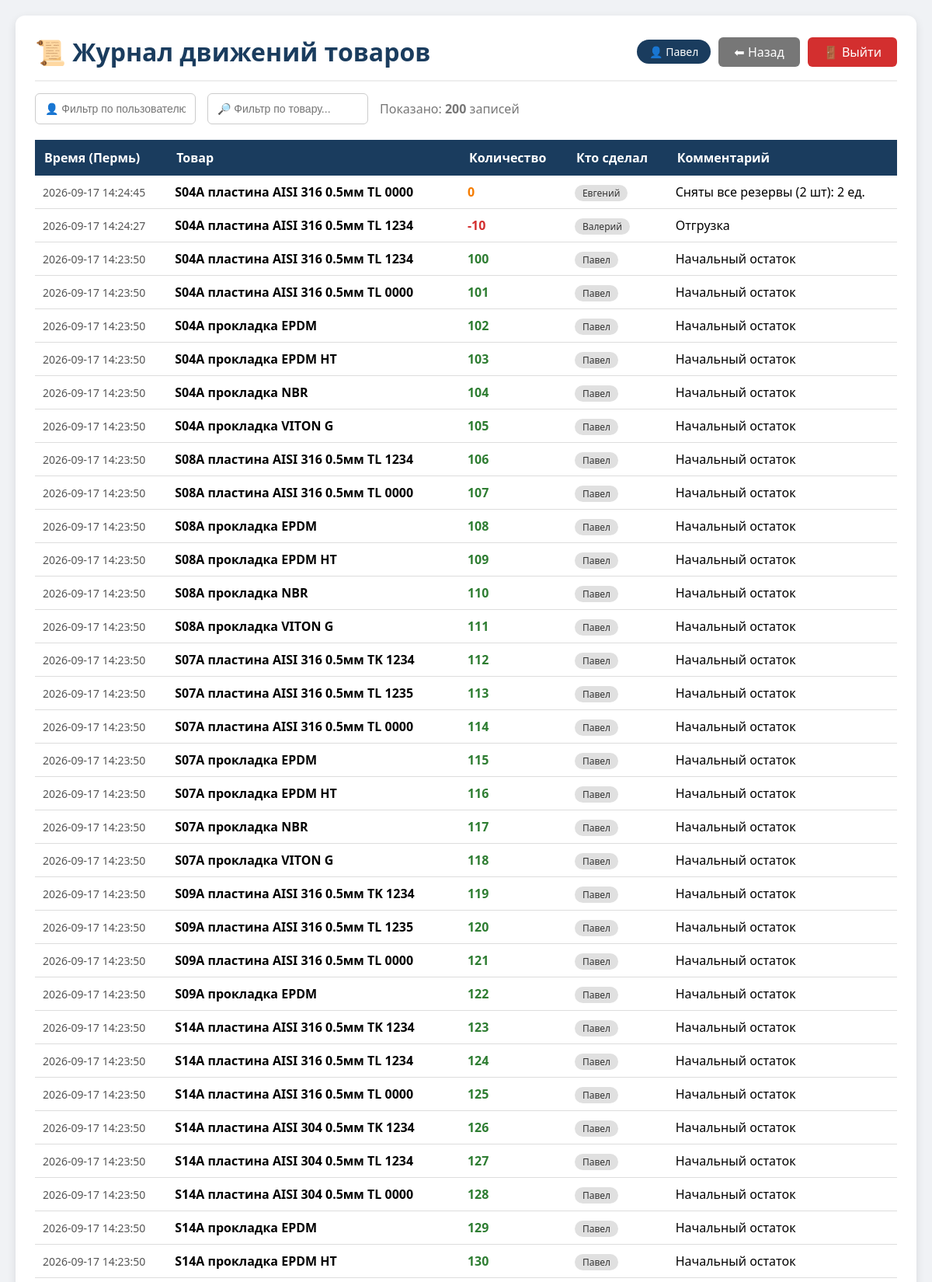
Screenshot of /history (signed in, upper part) with the database file from the repository.
### tables this page shows
CREATE TABLE stock_moves (
    id INTEGER PRIMARY KEY AUTOINCREMENT,
    product_id INTEGER,
    quantity INTEGER,
    user TEXT DEFAULT 'Неизвестный',
    comment TEXT,
    created_at DATETIME DEFAULT CURRENT_TIMESTAMP
);

CREATE TABLE products (
    id INTEGER PRIMARY KEY AUTOINCREMENT,
    name TEXT NOT NULL,
    unit TEXT DEFAULT 'шт'
);

### app.py (the view)
@app.route('/history')
@login_required
def history():
    if session.get('role') != 'admin':
        return render_template('access_denied.html'), 403
    conn = get_db()
    logs = conn.execute('''
        SELECT
            sm.id,
            p.name as product_name,
            sm.quantity,
            sm.user,
            sm.comment,
            datetime(sm.created_at, '+5 hours') as created_at
        FROM stock_moves sm
        JOIN products p ON sm.product_id = p.id
        ORDER BY sm.created_at DESC
        LIMIT 200
    ''').fetchall()
    conn.close()
    return render_template('history.html', logs=logs, username=session.get('username'))

### app.py (called while the page is built)
def get_db():
    conn = sqlite3.connect('warehouse.db')
    conn.row_factory = sqlite3.Row
    return conn

def login_required(f):
    @wraps(f)
    def decorated_function(*args, **kwargs):
        if 'user_id' not in session:
            return redirect(url_for('login_page'))
        return f(*args, **kwargs)
    return decorated_function

### templates/history.html (shortened to what this page needs)
<!DOCTYPE html>
<html>
<head>
</head>
<body>
<div class="container">
    <div class="header">
        <h1>📜 Журнал движений товаров</h1>
        <div style="display:flex; gap:10px; align-items:center;">
            <span style="background:#1a3c5e; color:white; padding:6px 16px; border-radius:20px; font-size:14px;">👤 {{ username }}</span>
            <a href="/" class="btn-back">⬅ Назад</a>
            <a href="/logout" class="btn-back" style="background:#d32f2f;">🚪 Выйти</a>
        </div>
    </div>
    <div class="filter-row">
        <input type="text" id="filterUser" placeholder="👤 Фильтр по пользователю...">
        <input type="text" id="filterProduct" placeholder="🔎 Фильтр по товару...">
        <span style="line-height: 40px; color: #777;">Показано: <strong id="rowCount">0</strong> записей</span>
    </div>
    <table>
        <thead>
            <tr>
                <th>Время (Пермь)</th>
                <th>Товар</th>
                <th>Количество</th>
                <th>Кто сделал</th>
                <th>Комментарий</th>
            </tr>
        </thead>
        <tbody id="logTable">
            {% for log in logs %}
            <tr class="log-row">
                <td class="date">{{ log.created_at }}</td>
                <td><strong>{{ log.product_name }}</strong></td>
                <td class="{% if log.quantity < 0 %}out{% elif log.quantity > 0 %}in{% else %}zero{% endif %}">
                    {{ log.quantity }}
                </td>
                <td><span class="badge">{{ log.user }}</span></td>
                <td>{{ log.comment or '-' }}</td>
            </tr>
            {% else %}
            <tr><td colspan="5" style="text-align:center; padding:30px;">📭 Пока нет ни одной записи</td></tr>
            {% endfor %}
        </tbody>
    </table>
</div>
</body>
</html>

### templates/history.html (style rules this page uses)
body { font-family: 'Segoe UI', Tahoma, Geneva, Verdana, sans-serif; background: #f0f2f5; padding: 20px; margin: 0; }
.container { max-width: 1200px; margin: 0 auto; background: white; padding: 25px; border-radius: 12px; box-shadow: 0 4px 12px rgba(0,0,0,0.1); }
.header { display: flex; justify-content: space-between; align-items: center; border-bottom: 2px solid #eee; padding-bottom: 15px; flex-wrap: wrap; gap: 10px; }
.header h1 { margin: 0; color: #1a3c5e; }
.btn-back { background: #777; color: white; padding: 8px 20px; border-radius: 6px; text-decoration: none; }
table { width: 100%; border-collapse: collapse; margin-top: 20px; }
th { background: #1a3c5e; color: white; padding: 12px; text-align: left; }
td { padding: 10px; border-bottom: 1px solid #ddd; }
.out { color: #d32f2f; font-weight: bold; }
.in { color: #2e7d32; font-weight: bold; }
.zero { color: #f57c00; font-weight: bold; }
.date { color: #555; font-size: 14px; }
.filter-row { display: flex; gap: 15px; margin: 15px 0; flex-wrap: wrap; }
.filter-row input, .filter-row select { padding: 8px 12px; border: 1px solid #ccc; border-radius: 6px; font-size: 14px; }
.badge { background: #e0e0e0; padding: 2px 10px; border-radius: 12px; font-size: 12px; color: #333; }

### rows the page displays
stock_moves: created_at "2026-09-17 14:24:45", product_name "S04А пластина AISI 316 0.5мм TL 0000", quantity "0", user "Евгений", comment "Сняты все резервы (2 шт): 2 ед."
stock_moves: created_at "2026-09-17 14:24:27", product_name "S04А пластина AISI 316 0.5мм TL 1234", quantity "-10", user "Валерий", comment "Отгрузка"
stock_moves: created_at "2026-09-17 14:23:50", product_name "S04А пластина AISI 316 0.5мм TL 1234", quantity "100", user "Павел", comment "Начальный остаток"
stock_moves: created_at "2026-09-17 14:23:50", product_name "S04А пластина AISI 316 0.5мм TL 0000", quantity "101", user "Павел", comment "Начальный остаток"
stock_moves: created_at "2026-09-17 14:23:50", product_name "S04А прокладка EPDM", quantity "102", user "Павел", comment "Начальный остаток"
stock_moves: created_at "2026-09-17 14:23:50", product_name "S04A прокладка EPDM HT", quantity "103", user "Павел", comment "Начальный остаток"
stock_moves: created_at "2026-09-17 14:23:50", product_name "S04А прокладка NBR", quantity "104", user "Павел", comment "Начальный остаток"
stock_moves: created_at "2026-09-17 14:23:50", product_name "S04А прокладка VITON G", quantity "105", user "Павел", comment "Начальный остаток"
stock_moves: created_at "2026-09-17 14:23:50", product_name "S08А пластина AISI 316 0.5мм TL 1234", quantity "106", user "Павел", comment "Начальный остаток"
stock_moves: created_at "2026-09-17 14:23:50", product_name "S08А пластина AISI 316 0.5мм TL 0000", quantity "107", user "Павел", comment "Начальный остаток"
stock_moves: created_at "2026-09-17 14:23:50", product_name "S08А прокладка EPDM", quantity "108", user "Павел", comment "Начальный остаток"
stock_moves: created_at "2026-09-17 14:23:50", product_name "S08А прокладка EPDM HT", quantity "109", user "Павел", comment "Начальный остаток"
stock_moves: created_at "2026-09-17 14:23:50", product_name "S08А прокладка NBR", quantity "110", user "Павел", comment "Начальный остаток"
stock_moves: created_at "2026-09-17 14:23:50", product_name "S08А прокладка VITON G", quantity "111", user "Павел", comment "Начальный остаток"
stock_moves: created_at "2026-09-17 14:23:50", product_name "S07А пластина AISI 316 0.5мм TK 1234", quantity "112", user "Павел", comment "Начальный остаток"
stock_moves: created_at "2026-09-17 14:23:50", product_name "S07А пластина AISI 316 0.5мм TL 1235", quantity "113", user "Павел", comment "Начальный остаток"
stock_moves: created_at "2026-09-17 14:23:50", product_name "S07А пластина AISI 316 0.5мм TL 0000", quantity "114", user "Павел", comment "Начальный остаток"
stock_moves: created_at "2026-09-17 14:23:50", product_name "S07А прокладка EPDM", quantity "115", user "Павел", comment "Начальный остаток"
stock_moves: created_at "2026-09-17 14:23:50", product_name "S07А прокладка EPDM HT", quantity "116", user "Павел", comment "Начальный остаток"
stock_moves: created_at "2026-09-17 14:23:50", product_name "S07А прокладка NBR", quantity "117", user "Павел", comment "Начальный остаток"
stock_moves: created_at "2026-09-17 14:23:50", product_name "S07А прокладка VITON G", quantity "118", user "Павел", comment "Начальный остаток"
stock_moves: created_at "2026-09-17 14:23:50", product_name "S09А пластина AISI 316 0.5мм TK 1234", quantity "119", user "Павел", comment "Начальный остаток"
stock_moves: created_at "2026-09-17 14:23:50", product_name "S09А пластина AISI 316 0.5мм TL 1235", quantity "120", user "Павел", comment "Начальный остаток"
stock_moves: created_at "2026-09-17 14:23:50", product_name "S09А пластина AISI 316 0.5мм TL 0000", quantity "121", user "Павел", comment "Начальный остаток"
stock_moves: created_at "2026-09-17 14:23:50", product_name "S09А прокладка EPDM", quantity "122", user "Павел", comment "Начальный остаток"
stock_moves: created_at "2026-09-17 14:23:50", product_name "S14А пластина AISI 316 0.5мм TK 1234", quantity "123", user "Павел", comment "Начальный остаток"
stock_moves: created_at "2026-09-17 14:23:50", product_name "S14А пластина AISI 316 0.5мм TL 1234", quantity "124", user "Павел", comment "Начальный остаток"
stock_moves: created_at "2026-09-17 14:23:50", product_name "S14А пластина AISI 316 0.5мм TL 0000", quantity "125", user "Павел", comment "Начальный остаток"
stock_moves: created_at "2026-09-17 14:23:50", product_name "S14А пластина AISI 304 0.5мм TK 1234", quantity "126", user "Павел", comment "Начальный остаток"
stock_moves: created_at "2026-09-17 14:23:50", product_name "S14А пластина AISI 304 0.5мм TL 1234", quantity "127", user "Павел", comment "Начальный остаток"
stock_moves: created_at "2026-09-17 14:23:50", product_name "S14А пластина AISI 304 0.5мм TL 0000", quantity "128", user "Павел", comment "Начальный остаток"
stock_moves: created_at "2026-09-17 14:23:50", product_name "S14А прокладка EPDM", quantity "129", user "Павел", comment "Начальный остаток"
stock_moves: created_at "2026-09-17 14:23:50", product_name "S14А прокладка EPDM HT", quantity "130", user "Павел", comment "Начальный остаток"

### other values shown
{{ username }} "Павел"
